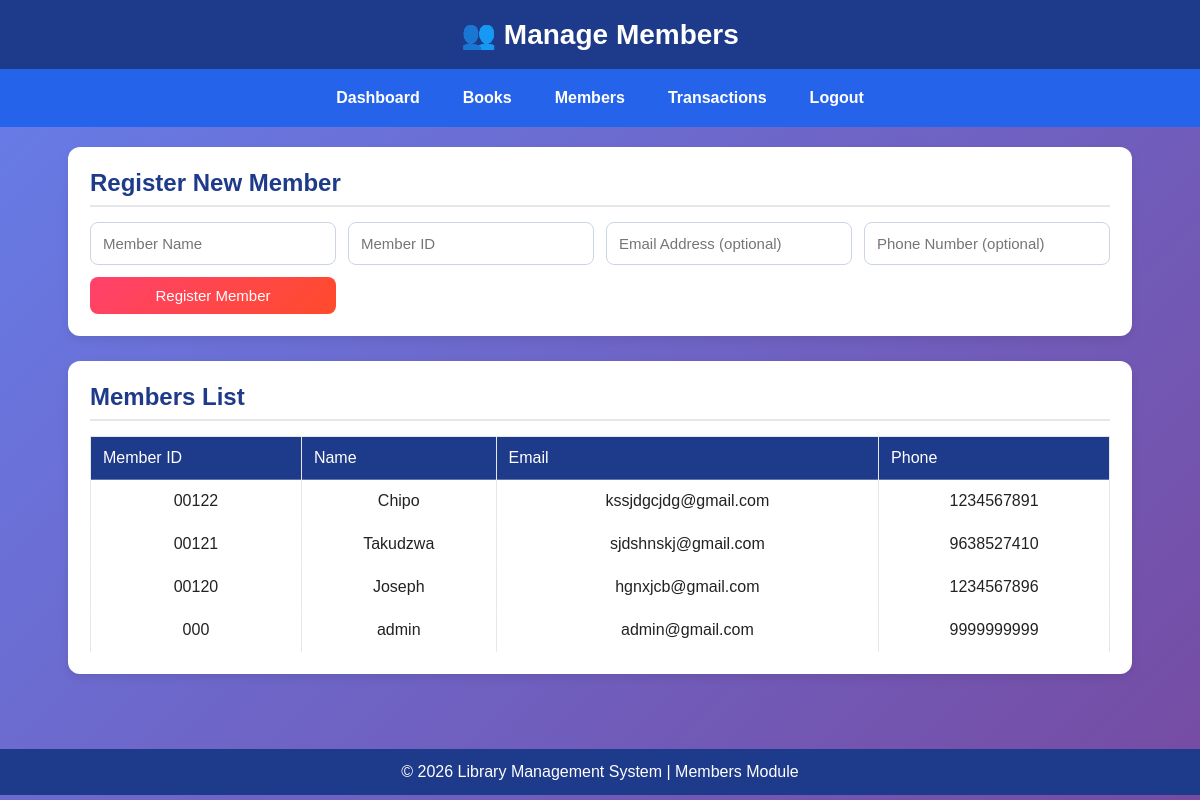
/members, run on the app's committed database.
### tables this page shows
CREATE TABLE members (
        id INTEGER PRIMARY KEY AUTOINCREMENT,
        MEMBER_ID TEXT UNIQUE,
        NAME TEXT,
        EMAIL TEXT,
        PHONE TEXT,
        PASSWORD TEXT
    );

### app.py (the view)
@app.route("/members")
def members():
    conn = get_db_connection()
    members = conn.execute("SELECT * FROM members ORDER BY id DESC").fetchall()
    conn.close()
    return render_template("members.html", members=members)

### app.py (called while the page is built)
def get_db_connection():
    conn = sqlite3.connect(DB_NAME)
    conn.row_factory = sqlite3.Row
    return conn

### templates/members.html (shortened to what this page needs)
<!DOCTYPE html>
<html lang="en">
<head>
  <link rel="stylesheet" href="{{ url_for('static', filename='style.css') }}">
</head>
<body>
  <header>👥 Manage Members</header>
  <nav>
    <a href="/dashboard">Dashboard</a>
    <a href="/books">Books</a>
    <a href="/members">Members</a>
    <a href="/transactions">Transactions</a>
    <a href="/logout">Logout</a>
  </nav>
  <div class="container">
    <section class="section">
      <h2>Register New Member</h2>
      <form action="/add_member" method="POST">
        <input type="text" name="name" placeholder="Member Name" required>
        <input type="text" name="member_id" placeholder="Member ID" required>
        <input type="email" name="email" placeholder="Email Address (optional)">
        <input type="text" name="phone" placeholder="Phone Number (optional)">
        <button type="submit">Register Member</button>
      </form>
    </section>
    <section class="section">
      <h2>Members List</h2>
      <table>
        <thead>
          <tr>
            <th>Member ID</th>
            <th>Name</th>
            <th>Email</th>
            <th>Phone</th>
          </tr>
        </thead>
        <tbody>
          {% for member in members %}
          <tr>
            <td>{{ member.member_id }}</td>
            <td>{{ member.name }}</td>
            <td>{{ member.email }}</td>
            <td>{{ member.phone }}</td>
          </tr>
          {% endfor %}
        </tbody>
      </table>
    </section>
  </div>
  <footer>© 2026 Library Management System | Members Module</footer>
</body>
</html>

### static/style.css (style rules this page uses)
* { margin: 0; padding: 0; box-sizing: border-box; font-family: Arial, sans-serif; }
body { background: #f4f7fb; color: #333; }
header { background: #1e3a8a; color: white; padding: 18px; text-align: center; font-size: 28px; font-weight: bold; }
nav { background: #2563eb; padding: 12px; display: flex; justify-content: center; gap: 15px; flex-wrap: wrap; }
nav a { color: white; text-decoration: none; padding: 8px 14px; border-radius: 6px; font-weight: bold; }
.container { width: 92%; max-width: 1200px; margin: 25px auto; }
.section { background: white; padding: 22px; margin-bottom: 25px; border-radius: 12px; box-shadow: 0 4px 10px rgba(0,0,0,0.08); }
.section h2 { margin-bottom: 15px; color: #1e3a8a; border-bottom: 2px solid #e5e7eb; padding-bottom: 8px; }
form { display: grid; grid-template-columns: repeat(auto-fit, minmax(220px, 1fr)); gap: 12px; }
input, select, button { padding: 12px; border-radius: 8px; border: 1px solid #cbd5e1; font-size: 15px; }
button { background: #2563eb; color: white; border: none; cursor: pointer; font-weight: bold; }
table { width: 100%; border-collapse: collapse; margin-top: 15px; overflow-x: auto; }
table th, table td { border: 1px solid #e5e7eb; padding: 12px; text-align: center; }
table th { background: #1e3a8a; color: white; }
table tr:nth-child(even) { background: #f8fafc; }
footer { background: #1e3a8a; color: white; text-align: center; padding: 14px; margin-top: 30px; }
* { margin: 0; padding: 0; box-sizing: border-box; font-family: 'Poppins', sans-serif; }
body { background: linear-gradient(135deg, #667eea, #764ba2); min-height: 100vh; color: #333; }
.container { max-width: 1200px; margin: auto; padding: 20px; }
table { width: 100%; border-collapse: collapse; margin-top: 10px; }
table th { text-align: left; padding: 12px; font-weight: 500; border-bottom: 1px solid rgba(255,255,255,0.3); }
table td { padding: 12px; border-bottom: 1px solid rgba(255,255,255,0.2); }
button { background: linear-gradient(135deg, #ff416c, #ff4b2b); border: none; padding: 10px 20px; color: white; border-radius: 8px; cursor: pointer; font-weight: 500; }
table { color: #222; }
table th { color: #ffffff; }
table tr { background: rgba(255, 255, 255, 0.85); color: #222; }
table tr:nth-child(even) { background: rgba(255, 255, 255, 0.75); }

### data on the page
members: member_id "00122", name "Chipo", email "kssjdgcjdg@gmail.com", phone "1234567891"
members: member_id "00121", name "Takudzwa", email "sjdshnskj@gmail.com", phone "9638527410"
members: member_id "00120", name "Joseph", email "hgnxjcb@gmail.com", phone "1234567896"
members: member_id "000", name "admin", email "admin@gmail.com", phone "9999999999"
